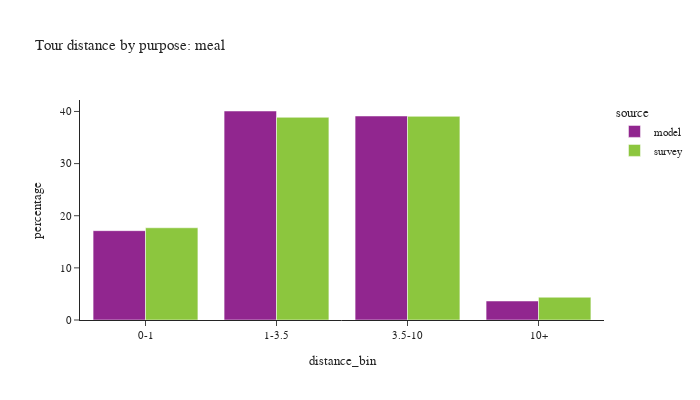

This figure's notebook cell:
### Code cell
plot_bins(tour, tour['pdpurp'] == 6, 'meal')

### Figure 1 — Plotly figure (JSON) as saved in the notebook; plotly's stock layout.template omitted (floating-point values rounded to 4 significant figures)
{"data": [{"alignmentgroup": "True", "customdata": [[63349], [148212], [144672], [13478]], "hovertemplate": "source=model<br>distance_bin=%{x}<br>percentage=%{y}<br>sample count=%{customdata[0]}<extra></extra>", "legendgroup": "model", "marker": {"color": "#91268F", "pattern": {"shape": ""}}, "name": "model", "offsetgroup": "model", "orientation": "v", "showlegend": true, "textposition": "auto", "type": "bar", "x": ["0-1", "1-3.5", "3.5-10", "10+"], "xaxis": "x", "y": [17.13, 40.09, 39.13, 3.646], "yaxis": "y"}, {"alignmentgroup": "True", "customdata": [[257], [244], [192], [73]], "hovertemplate": "source=survey<br>distance_bin=%{x}<br>percentage=%{y}<br>sample count=%{customdata[0]}<extra></extra>", "legendgroup": "survey", "marker": {"color": "#8CC63E", "pattern": {"shape": ""}}, "name": "survey", "offsetgroup": "survey", "orientation": "v", "showlegend": true, "textposition": "auto", "type": "bar", "x": ["0-1", "1-3.5", "3.5-10", "10+"], "xaxis": "x", "y": [17.69, 38.88, 39.07, 4.367], "yaxis": "y"}], "layout": {"barmode": "group", "font": {"size": 11}, "height": 400, "legend": {"title": {"text": "source"}, "tracegroupgap": 0}, "title": {"text": "Tour distance by purpose: meal"}, "width": 700, "xaxis": {"anchor": "y", "domain": [0.0, 1.0], "title": {"text": "distance_bin"}}, "yaxis": {"anchor": "x", "domain": [0.0, 1.0], "title": {"text": "percentage"}}}}
